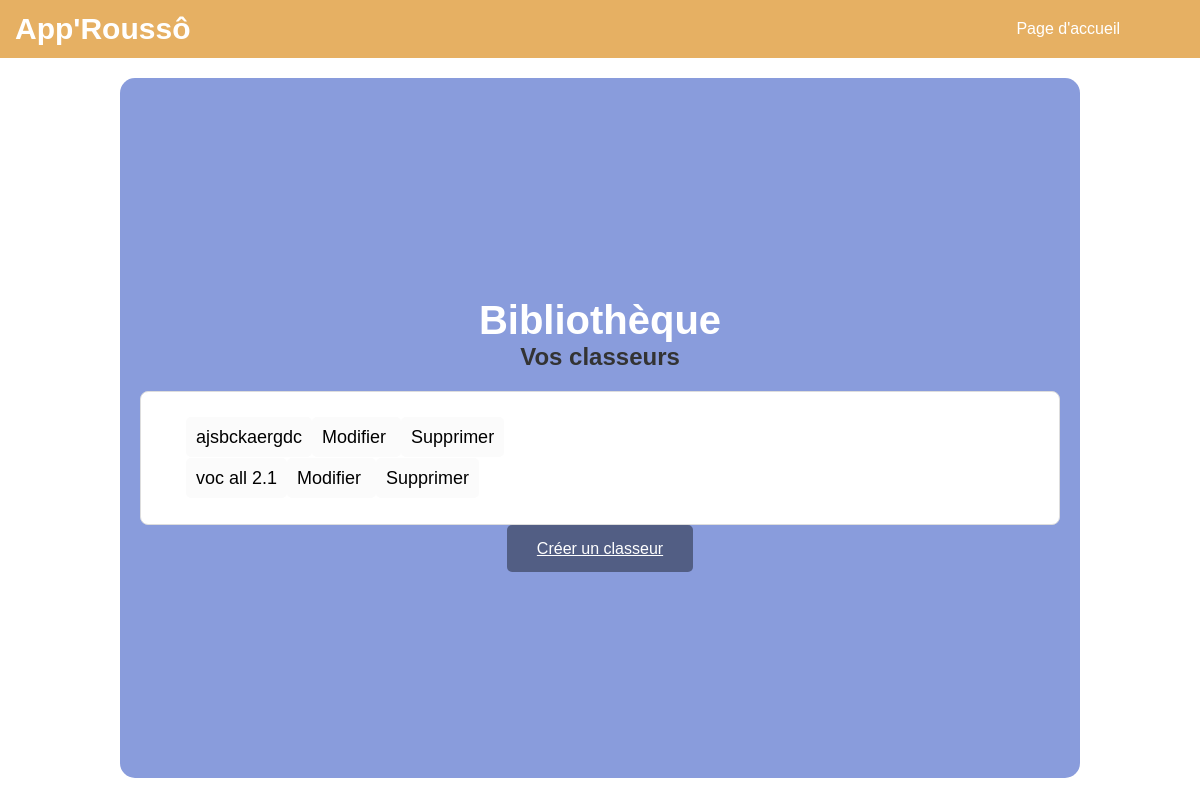
/classeurs/ (signed in), run on an earlier commit of the app's database.
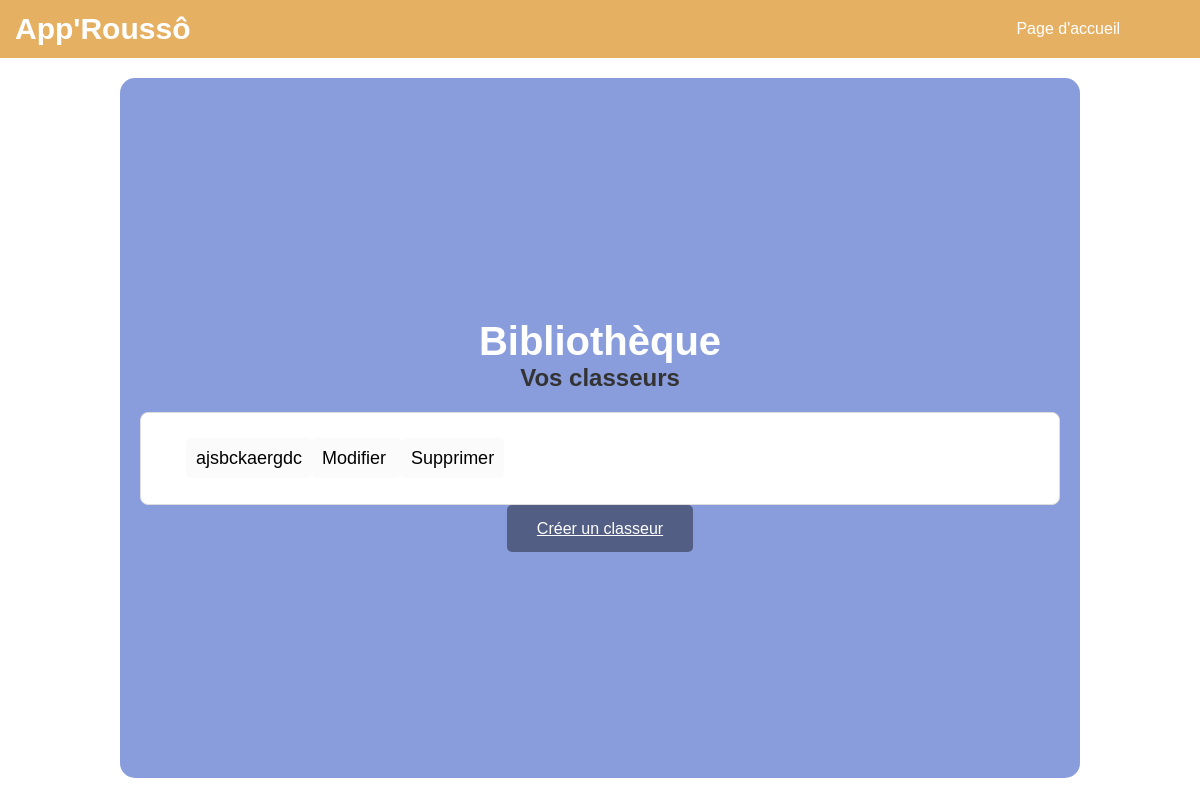
And on a later commit of the database.
### cards/models.py (models this page shows, shortened)
class Classeur(models.Model):
    name = models.CharField(max_length=200, null=False)
    user = models.ForeignKey(User, on_delete=models.CASCADE)  # Classeur is associated with a user

### cards/views.py (the view)
# urls.py: path('classeurs/', views.classeur_list, name='classeur_list'),
@login_required
def classeur_list(request):
    if not request.user.is_authenticated:
        return redirect('login')  # Redirect to the login page or handle it as needed
    classeurs = Classeur.objects.filter(user=request.user)
    return render(request, 'cards/classeur_list.html', {'classeurs': classeurs})

### cards/templates/cards/classeur_list.html (shortened to what this page needs)
<!DOCTYPE html>
<html lang="en">
{% load static %}
<head>
    <link rel="stylesheet" href="https://cdn.simplecss.org/simple.min.css">
    <link rel="stylesheet" href="{% static 'css/styles_classeur_liste.css' %}">
</head>
<body>
    <nav>
        <h1>App'Roussô</h1>
        <ul>
            <li><a href="{% url 'welcome' %}">Page d'accueil</a></li>
        </ul>
    </nav>
    {% block content %}
    <div class="container">
        <div class="box-classeur">
            <h1>Bibliothèque</h1>
            <h3>Vos classeurs</h3>
            {% if classeurs %}
                <ul class="classeur-list">
                    {% for classeur in classeurs %}
                        <li>
                            <span class="classeur-title"><a href="{% url 'classeur_detail' classeur.pk %}">{{ classeur.name }}</a></span>
                            <div class="classeur-actions">
                                <a href="{% url 'classeur-edit' classeur.pk %}">
                                    Modifier
                                </a>
                                <a href="{% url 'classeur_delete' classeur.pk %}">
                                    Supprimer
                                </a>
                            </div>
                        </li>
                    {% endfor %}
                </ul>
            {% else %}
                <p>Aucun classeur trouvé.</p>
            {% endif %}
            <div class="buttons">
                <a href="{% url 'classeur_create' %}" class="button">Créer un classeur</a>
            </div>
        </div>
    </div>
    {% endblock %}
</body>
</html>

### static/css/styles_classeur_liste.css (style rules this page uses)
* { margin: 0; padding: 0; box-sizing: border-box; font-family: 'arial', sans-serif; }
body { width: 100%; height: 100%; display: flex; flex-direction: column; }
nav { width: 100%; display: flex; align-items: center; justify-content: space-between; padding: 10px 0; background: #e6b063; }
nav ul { list-style: none; width: 100%; text-align: right; padding-right: 60px; }
nav ul li { display: inline-block; margin: 10px 20px; }
nav ul li a { color: #ffffff; text-decoration: none; }
.container { width: 100vw; height: 90vh; box-sizing: border-box; display: flex; justify-content:center; padding-top: 20px; }
nav h1 { font-size: 30px; color: white; margin: 0; padding-left: 15px; }
.button { margin: 10px; padding: 15px 30px; font-size: 16px; cursor: pointer; border: none; border-radius: 5px; background-color: rgba(0,0,0,0.4); color: white; transition: background-color 0.3s; }
.box-register, .box-classeur { background: #e6a24d; width: 80vw; height: auto; justify-content: center; align-content: center; padding: 60px; }
div ul { list-style: none; width: 100%; text-align: left; padding-right: 60px; row-gap: 10px; }
div ul li { display: flex; margin: 20px 30px; }
div ul li a { color: black; text-decoration: none; background: #fbfbfb; border-radius: 5px; width: 100%; padding: 10px; }
h1 { font-size: 40px; color: white; align-content: center; text-align: center; }
.box-flashcards, .box-classeur { text-align: center; padding: 20px; background-color: #899cdc; border-radius: 15px; }
.box-flashcards h3, .box-classeur h3 { font-size: 24px; color: #333; margin-bottom: 20px; }
ul { list-style: none; padding: 0; }
.cards-list, .classeur-list { background-color: #fff; border: 1px solid #ddd; border-radius: 8px; padding: 15px; margin-bottom: 15px; transition: transform 0.3s ease; }
.cards-list h4, .classeur-list { font-size: 18px; color: #555; }

What changed in the data, as far as the page shows it:
removed Classeur: name "voc all 2.1"
